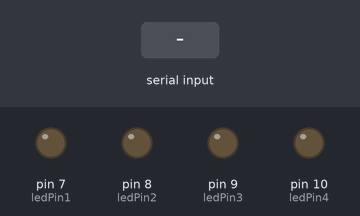
The sketch below on a simulated Arduino Uno, built with avr-gcc and run on an emulated ATmega328P. Parts: output pins drawn as LEDs (lit = HIGH). The test bench sets the inputs (shaded band).

Above: at 1.2 s.
1.3 s: "1" received over Serial
At 1.6 s:
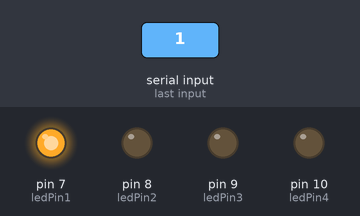
2.8 s: "2" received over Serial
At 3.9 s:
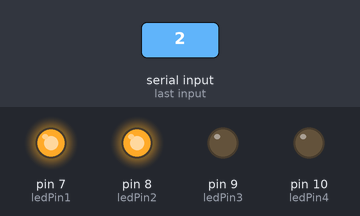
4.3 s: "3" received over Serial
At 5.0 s:
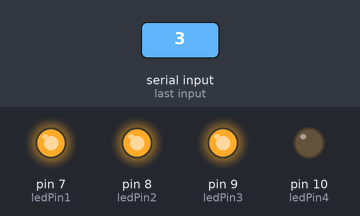
5.8 s: "4" received over Serial
At 6.2 s:
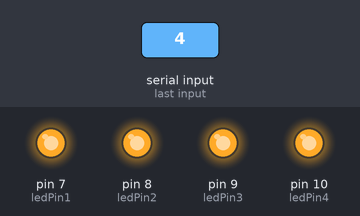
7.3 s: "0" received over Serial
At 8.5 s:
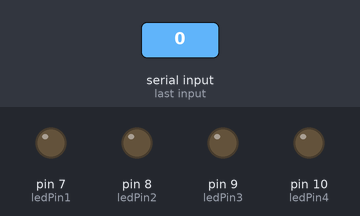
Timing chart, 0 to 9.8 s (numbered marks = the images above; inputs shaded):
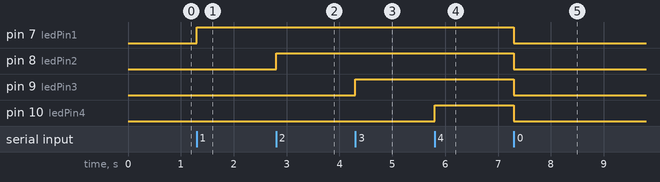

The sketch:

Serial_LED_Control_4Pins.ino
```cpp
char input;  // Character input from serial

int ledPin1 = 7;
int ledPin2 = 8;
int ledPin3 = 9;
int ledPin4 = 10;

void setup() {
  Serial.begin(9600);  // Start serial communication

  pinMode(ledPin1, OUTPUT);
  pinMode(ledPin2, OUTPUT);
  pinMode(ledPin3, OUTPUT);
  pinMode(ledPin4, OUTPUT);
}

void loop() {
  if (Serial.available() > 0) {
    input = Serial.read();  // Read the character

    // First clear all LEDs
    digitalWrite(ledPin1, LOW);
    digitalWrite(ledPin2, LOW);
    digitalWrite(ledPin3, LOW);
    digitalWrite(ledPin4, LOW);

    // Then turn on based on new input
    if (input == '1') {
      digitalWrite(ledPin1, HIGH);
      delay(1000);
    } else if (input == '2') {
      digitalWrite(ledPin1, HIGH);
      digitalWrite(ledPin2, HIGH);
      delay(1000);
    } else if (input == '3') {
      digitalWrite(ledPin1, HIGH);
      digitalWrite(ledPin2, HIGH);
      digitalWrite(ledPin3, HIGH);
      delay(1000);
    } else if (input == '4') {
      digitalWrite(ledPin1, HIGH);
      digitalWrite(ledPin2, HIGH);
      digitalWrite(ledPin3, HIGH);
      digitalWrite(ledPin4, HIGH);
      delay(1000);
    }
  }
}
```

Measured:
- after the input at 1.3 s, pin 7 (ledPin1): LOW → HIGH at once
- after the input at 2.8 s, pin 8 (ledPin2): LOW → HIGH at once
- after the input at 4.3 s, pin 9 (ledPin3): LOW → HIGH at once
- after the input at 5.8 s, pin 10 (ledPin4): LOW → HIGH at once
- after the input at 7.3 s, pin 7 (ledPin1), pin 8 (ledPin2), pin 9 (ledPin3), pin 10 (ledPin4): HIGH → LOW at once
